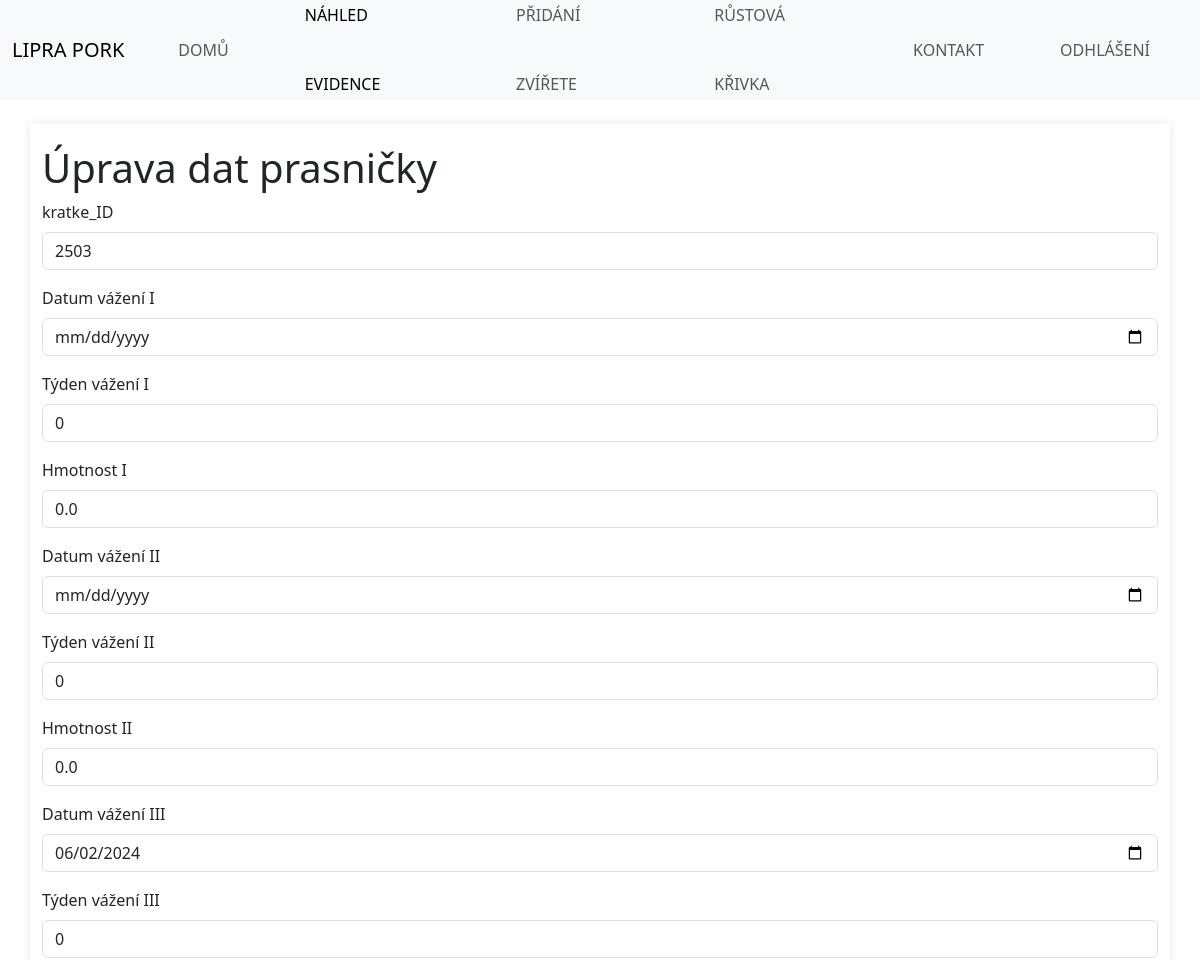
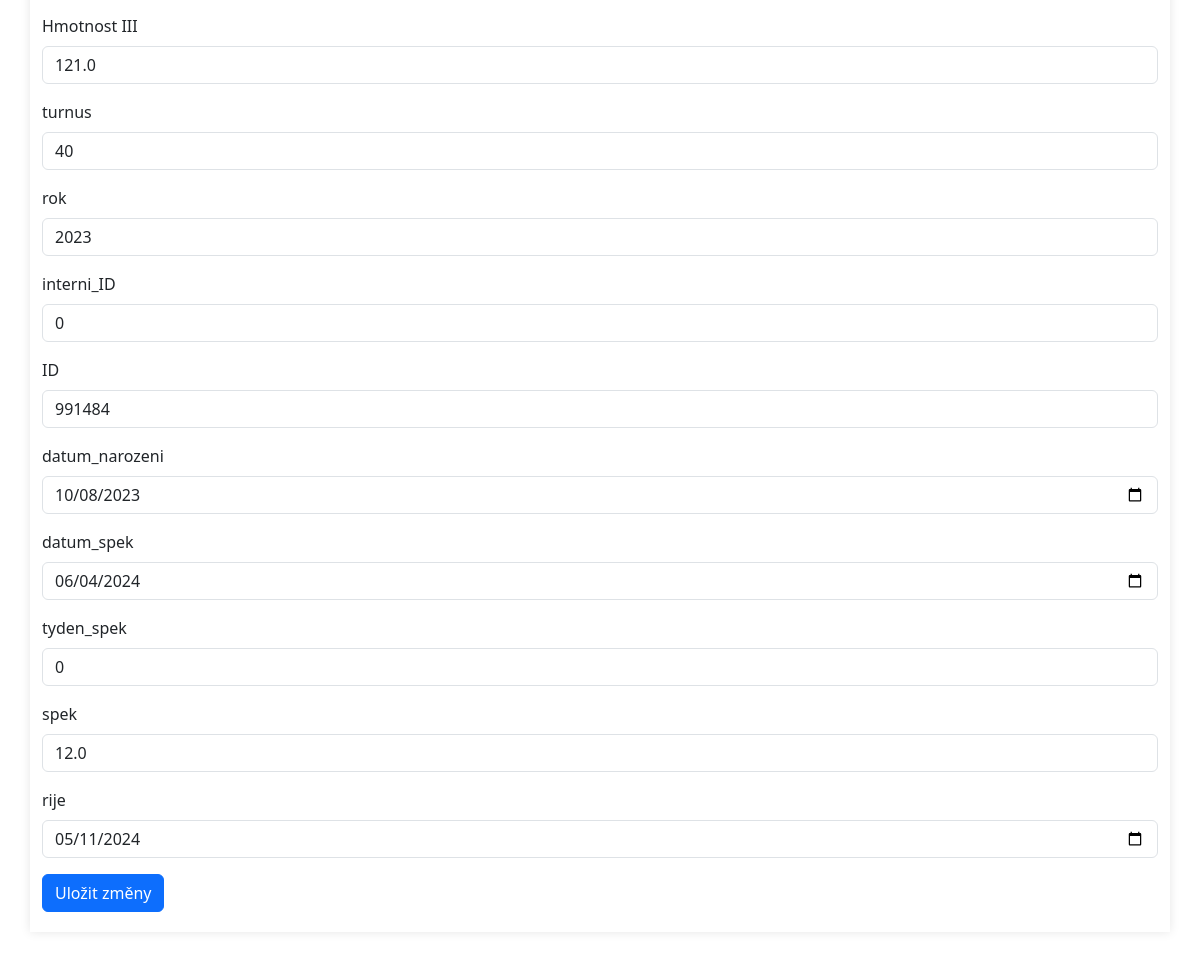
Page /edit_animal/2503 (signed in) on the committed database (2 pictures, top to bottom).
### database_animal.py (models this page shows)
class Animals(db.Model):
    __tablename__ = 'animals'  # Název tabulky v databázi
    kratke_ID = db.Column(db.Integer, primary_key=True, unique=True, nullable=False)
    datum_vazeni_I = db.Column(db.Date, nullable=True)
    tyden_vazeni_I = db.Column(db.Integer, nullable=True)
    hmotnost_I = db.Column(db.Float, nullable=True)
    datum_vazeni_II = db.Column(db.Date, nullable=True)
    tyden_vazeni_II = db.Column(db.Integer, nullable=True)
    hmotnost_II = db.Column(db.Float, nullable=True)
    datum_vazeni_III = db.Column(db.Date, nullable=True)
    tyden_vazeni_III = db.Column(db.Integer, nullable=True)
    hmotnost_III = db.Column(db.Float, nullable=True)
    turnus = db.Column(db.Integer, nullable=True)
    rok = db.Column(db.Integer, nullable=True)
    interni_ID = db.Column(db.Integer, nullable=True)
    ID = db.Column(db.Integer, nullable=True)
    datum_narozeni = db.Column(db.Date, nullable=True)
    datum_spek = db.Column(db.Date, nullable=True)
    tyden_spek = db.Column(db.Integer, nullable=True)
    spek = db.Column(db.Float, nullable=True)
    rije = db.Column(db.Date, nullable=True)
    def __repr__(self):
        return (f'<Animals {self.kratke_ID}, {self.datum_vazeni_I}, {self.tyden_vazeni_I}, {self.hmotnost_I},'
                f'{self.datum_vazeni_II}, {self.tyden_vazeni_II}, {self.hmotnost_II}, {self.datum_vazeni_III},'
                f'{self.tyden_vazeni_III}, {self.hmotnost_III}, {self.turnus}, {self.rok}, {self.interni_ID},'
                f'{self.ID}, {self.datum_narozeni}, {self.datum_spek}, {self.tyden_spek}, {self.spek},'
                f'{self.rije}>')

### app.py (the view, shortened to what this page needs)
@app.route('/edit_animal/<int:kratke_ID>', methods=['GET', 'POST'])
@login_required
def edit_animal(kratke_ID):
    print(f"Načítám záznam podle krátké ID: {kratke_ID}")
    animal = Animals.query.get_or_404(kratke_ID)
    print(f"Načtený záznam: {animal}")
    form = AnimalForm(obj=animal)
    return render_template('edit_animal.html', form=form, animal=animal)

### app.py (called while the page is built)
@login_manager.user_loader
def load_user(user_id):
    return db.session.get(User, int(user_id))

### templates/edit_animal.html (shortened to what this page needs)
<!DOCTYPE html>
<html lang="cs-cz">
<head>
    <link rel="stylesheet" href="{{ url_for('static', filename='style.css') }}" type="text/css" />
    <link href="https://cdn.jsdelivr.net/npm/bootstrap@5.3.0-alpha3/dist/css/bootstrap.min.css" rel="stylesheet">
</head>
<body>
    <header>
        <nav class="navbar navbar-expand-md navbar-light bg-light">
            <div class="container-fluid">
                <a class="navbar-brand" href="{{ url_for('index') }}">LIPRA PORK</a>
                <div class="collapse navbar-collapse" id="navbarNav">
                    <ul class="navbar-nav">
                        <li class="nav-item">
                            <a class="nav-link" href="{{ url_for('index') }}">Domů</a>
                        </li>
                        <li class="nav-item">
                            <a class="nav-link active" href="{{ url_for('animals') }}">Náhled evidence</a>
                        </li>
                        <li class="nav-item">
                            <a class="nav-link" href="{{ url_for('add_animal') }}">Přidání zvířete</a>
                        </li>
                        <li class="nav-item">
                            <a class="nav-link" href="{{ url_for('growth_curve') }}">Růstová křivka</a>
                        </li>
                        <li class="nav-item">
                            <a class="nav-link" href="kontakt.html">Kontakt</a>
                        </li>
                        <li class="nav-item">
                            <a class="nav-link" href="{{ url_for('logout') }}">Odhlášení</a>
                        </li>
                    </ul>
                </div>
            </div>
        </nav>
    </header>
    <main class="container mt-4">
        <h1>Úprava dat prasničky</h1>
        <form action="{{ url_for('edit_animal', kratke_ID=animal.kratke_ID) }}" method="POST">
            <div class="mb-3">
                {{ form.kratke_ID.label(class="form-label") }}
                {{ form.kratke_ID(class="form-control", id="kratke_ID", required=True) }}
            </div>
            <div class="mb-3">
                {{ form.datum_vazeni_I.label(class="form-label") }}
                {{ form.datum_vazeni_I(class="form-control", id="datum_vazeni_I") }}
            </div>
            <div class="mb-3">
                {{ form.tyden_vazeni_I.label(class="form-label") }}
                {{ form.tyden_vazeni_I(class="form-control", id="tyden_vazeni_I") }}
            </div>
            <div class="mb-3">
                {{ form.hmotnost_I.label(class="form-label") }}
                {{ form.hmotnost_I(class="form-control", id="hmotnost_I") }}
            </div>
            <div class="mb-3">
                {{ form.datum_vazeni_II.label(class="form-label") }}
                {{ form.datum_vazeni_II(class="form-control", id="datum_vazeni_II") }}
            </div>
            <div class="mb-3">
                {{ form.tyden_vazeni_II.label(class="form-label") }}
                {{ form.tyden_vazeni_II(class="form-control", id="tyden_vazeni_II") }}
            </div>
            <div class="mb-3">
                {{ form.hmotnost_II.label(class="form-label") }}
                {{ form.hmotnost_II(class="form-control", id="hmotnost_II") }}
            </div>
            <div class="mb-3">
                {{ form.datum_vazeni_III.label(class="form-label") }}
                {{ form.datum_vazeni_III(class="form-control", id="datum_vazeni_III") }}
            </div>
            <div class="mb-3">
                {{ form.tyden_vazeni_III.label(class="form-label") }}
                {{ form.tyden_vazeni_III(class="form-control", id="tyden_vazeni_III") }}
            </div>
            <div class="mb-3">
                {{ form.hmotnost_III.label(class="form-label") }}
                {{ form.hmotnost_III(class="form-control", id="hmotnost_III") }}
            </div>
            <div class="mb-3">
                {{ form.turnus.label(class="form-label") }}
                {{ form.turnus(class="form-control", id="turnus") }}
            </div>
            <div class="mb-3">
                {{ form.rok.label(class="form-label") }}
                {{ form.rok(class="form-control", id="rok") }}
            </div>
            <div class="mb-3">
                {{ form.interni_ID.label(class="form-label") }}
                {{ form.interni_ID(class="form-control", id="interni_ID") }}
            </div>
            <div class="mb-3">
                {{ form.ID.label(class="form-label") }}
                {{ form.ID(class="form-control", id="ID") }}
            </div>
            <div class="mb-3">
                {{ form.datum_narozeni.label(class="form-label") }}
                {{ form.datum_narozeni(class="form-control", id="datum_narozeni") }}
            </div>
            <div class="mb-3">
                {{ form.datum_spek.label(class="form-label") }}
                {{ form.datum_spek(class="form-control", id="datum_spek") }}
            </div>
            <div class="mb-3">
                {{ form.tyden_spek.label(class="form-label") }}
                {{ form.tyden_spek(class="form-control", id="tyden_spek") }}
            </div>
            <div class="mb-3">
                {{ form.spek.label(class="form-label") }}
                {{ form.spek(class="form-control", id="spek") }}
            </div>
            <div class="mb-3">
                {{ form.rije.label(class="form-label") }}
                {{ form.rije(class="form-control", id="rije") }}
            </div>
            <button type="submit" class="btn btn-primary">Uložit změny</button>
        </form>
    </main>
</body>
</html>

### static/style.css (style rules this page uses)
html { background: #6ca161; }
body { font: 14px "Poppins"; background: #f9f9f9; color: #414042; box-sizing: border-box; margin: 0; padding: 100px 0 140px 0; min-width: 960px; }
body > header { height: 100px; width: 100%; background: #1c8404; color: white; display: flex; justify-content: space-evenly; position: fixed; z-index: 1; top: 0; }
nav ul { margin: 0; list-style-type: none; display: flex; align-items: center; height: 100%; }
nav ul li { padding: 0 25px; margin: 0 5px; font-size: 1em; line-height: 4.3em; }
nav ul a { color: white; padding: 8px 0; text-decoration: none; text-transform: uppercase; }
article, main { margin: 0 auto; max-width: 960px; padding: 50px; }
.container { max-width: 1200px; margin: 0 auto; padding: 20px; background-color: #fff; box-shadow: 0 0 10px rgba(0,0,0,0.1); }
button { background-color: #4CAF50; color: white; padding: 10px 20px; border: none; border-radius: 4px; cursor: pointer; }

### rows in the picture
Animals: kratke_ID "2503", tyden_vazeni_I "0", hmotnost_I "0.0", tyden_vazeni_II "0", hmotnost_II "0.0", datum_vazeni_III "06/02/2024", tyden_vazeni_III "0", hmotnost_III "121.0", turnus "40", rok "2023", interni_ID "0", ID "991484", datum_narozeni "10/08/2023", datum_spek "06/04/2024", tyden_spek "0", spek "12.0", rije "05/11/2024"
